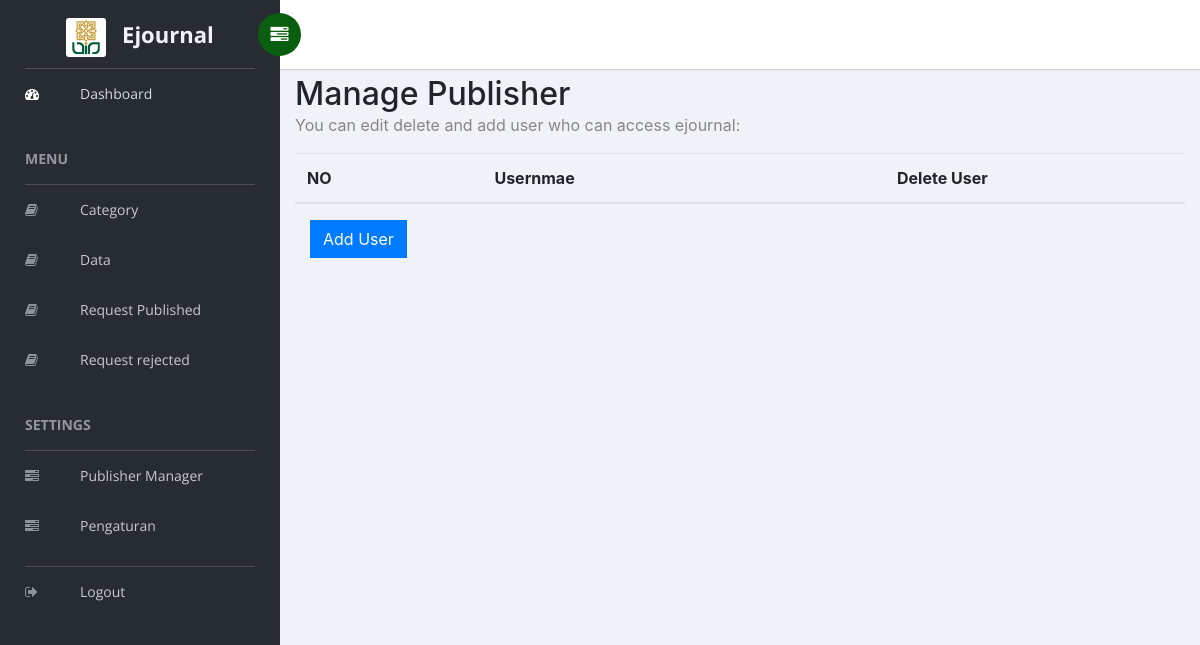
The app's page /Admin/index.php?page=Publisher_list (signed in), older data.
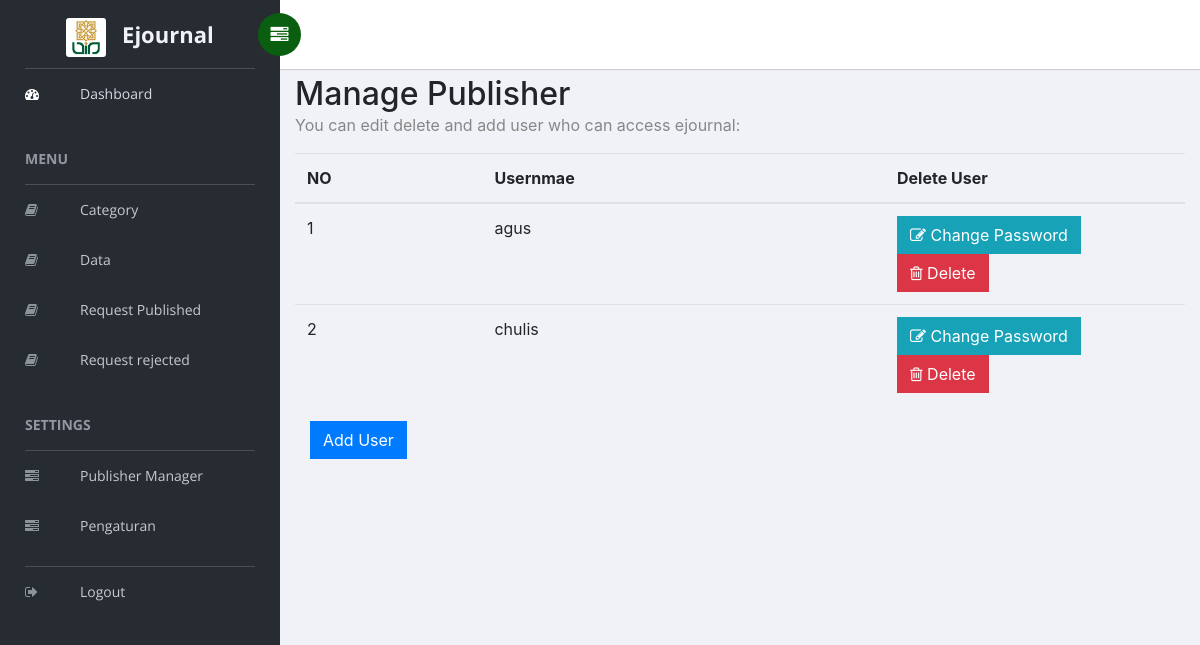
The same page, newer data.
### tables this page shows
CREATE TABLE `publisher` (
  `id_publisher` int(5) NOT NULL,
  `username` varchar(25) NOT NULL,
  `afliasi` varchar(50) NOT NULL,
  `password` varchar(50) NOT NULL
);

### Admin/Publisher_list.php (the view, shortened to what this page needs)
<div class="container">
  <h2>
Manage Publisher</h2>
  <p>You can edit delete and add user who can access ejournal:</p>
  <table class="table">
    <thead>
      <tr>
        <th>NO</th>
        <th>Usernmae</th>
        <th style="width: 300px;">Delete User</th>
      </tr>
    </thead>
    <tbody>
<?php
 $no = 1;
 include "../config/config.php";
$user_ku = mysqli_query($mysqli, "SELECT * FROM publisher ORDER BY id_publisher ASC");
    foreach ($user_ku as $key=>$ini)
        {
?>
      <tr>
        <td><?php echo $no++ ?></td>
        <td><?php echo $ini['username']; ?></td>
        <td>
      <button type="button" class="btn btn-info"  data-toggle="modal" data-target="#Modals<?php echo $ini['id_publisher'] ?>"><i class="fa fa-pencil-square-o"></i> Change Password</button>
	 <button type="button" class="btn btn-danger" data-toggle="modal" data-target="#Modal<?php echo $ini['id_publisher'] ?>"><i class="fa fa-trash-o"></i> Delete</button>
        </td>
      </tr>
<?php
}
?>
    </tbody>
  </table>
<div class="col-md-12">
<button type="button" data-toggle="modal" data-target="#Modalk" class="btn btn-primary">Add User</button>
</div>
</div>

### Admin/Header.php (shortened to what this page needs)
<!doctype html>
<head>
    <link rel="stylesheet" href="../assets/Admin/css/normalize.css">
    <link rel="stylesheet" href="../assets/Admin/css/bootstrap.min.css" rel="stylesheet" id="bootstrap-css">
    <link rel="stylesheet" href="../assets/Admin/css/bootstrap.css">
    <link rel="stylesheet" href="../assets/Admin/css/font-awesome.min.css">
    <link rel="stylesheet" href="../assets/Admin/css/themify-icons.css">
    <link rel="stylesheet" href="../assets/Admin/css/flag-icon.min.css">
    <link rel="stylesheet" href="../assets/Admin/css/cs-skin-elastic.css">
    <link rel="stylesheet" type="text/css" href="../assets/Admin/css/dropify.min.css">
    <link rel="stylesheet" href="../assets/Admin/scss/style.css">
    <link href="../assets/Admin/css/lib/vector-map/jqvmap.min.css" rel="stylesheet">
</head>
<body>
    <aside id="left-panel" class="left-panel">
        <nav class="navbar navbar-expand-sm navbar-default">
            <div class="navbar-header">
                <a class="navbar-brand" href="./"><center>
                <img src="../assets/img/uin.jpg" width="40px;" style="border-radius: 3px; margin-right: 10px;">
                <b>Ejournal</b></center></a>
            </div>
            <div id="main-menu" class="main-menu collapse navbar-collapse">
                <ul class="nav navbar-nav">
                    <li class="active">
                        <a href="?page=homeadmin"> <i class="menu-icon fa fa-dashboard"></i>Dashboard </a>
                    </li>
                    <h3 class="menu-title">Menu</h3>
                    <li class="menu-item">
                        <a href="?page=kategori" class="dropdown-toggle"> <i class="menu-icon fa fa-book"></i>Category</a>
                    </li>
                    <li class="menu-item">
                        <a href="?page=journal" class="dropdown-toggle" > <i class="menu-icon fa fa-book"></i>Data</a>
                    </li>
                      <li class="menu-item">
                        <a href="?page=Request_list" class="dropdown-toggle" > <i class="menu-icon fa fa-book"></i>Request Published</a>
                    </li>
                    <li class="menu-item">
                        <a href="?page=Request_rejected" class="dropdown-toggle" > <i class="menu-icon fa fa-book"></i>Request rejected</a>
                    </li>
                    <h3 class="menu-title">Settings</h3>
                    <li class="menu-item">
                        <a href="?page=Publisher_list" class="dropdown-toggle"> <i class="menu-icon fa fa-tasks"></i>Publisher Manager</a>
                    </li>
                    <li class="menu-item">
                        <a href="?page=Manager_user" class="dropdown-toggle"> <i class="menu-icon fa fa-tasks"></i>Pengaturan</a>
                    </li>
                    <h3 class="menu-title"></h3>
                    <li class="menu-item">
                        <a href="?page=Logout"> <i class="menu-icon fa fa-sign-out"></i>Logout</a>
                    </li>
                </ul>
            </div>
        </nav>
    </aside>
    <div id="right-panel" class="right-panel">
        <header id="header" class="header">
            <div class="header-menu">
                <div class="col-sm-7">
                    <a id="menuToggle" class="menutoggle pull-left"><i class="fa fa fa-tasks"></i></a>
                </div>
                <div class="col-sm-5">
                </div>
            </div>
        </header>

### Admin/index.php (shortened to what this page needs)
<?php
include "Header.php";
@$ambil=$_GET['page'];
switch ($ambil) {
	case 'Publisher_list':
	include 'Publisher_list.php';
			break;
}
include "Footer.php";
?>

### Admin/Footer.php (shortened to what this page needs)
</div>
</body>
</html>

### assets/Admin/scss/style.css (style rules this page uses)
body { background: #f1f2f7; display: table; font-family: 'Open Sans' sans-serif !important; font-size: 16px; width: 100%; }
div[class*="col-"] { float: left; }
p { font-size: 16px; font-family: 'Open Sans' sans-serif; font-weight: 400; line-height: 24px; color: #878787; }
a, button { text-decoration: none; outline: none !important; color: #878787; -webkit-transition: all 0.25s ease; -moz-transition: all 0.25s ease; -ms-transition: all 0.25s ease; -o-transition: all 0.25s ease; transition: all 0.25s ease; }
h1, h2, h3, h4, h5, h6 { margin: 0; }
ul, ol { padding-left: 0; }
img { max-width: 100%; }
.btn, button, input, textarea { box-shadow: none; outline: 0 !important; }
aside.left-panel { background: #272c33; display: table-cell; height: 100vh; min-height: 100%; padding: 0 25px; vertical-align: top; width: 280px; transition: width 0.3s ease; }
.navbar { background: #272c33; border-radius: 0; border: none; display: block; margin: 0; margin-bottom: 100px; padding: 0; }
.navbar .navbar-header { float: none; text-align: center; width: 100%; }
.navbar .navbar-brand { border-bottom: 1px solid #4e4e52; color: #f1f2f7 !important; font-family: 'Open Sans'; font-size: 22px; float: none; line-height: 50px; margin: 0; text-align: left; text-transform: capitalize; display: block; min-height: 69px; padding: 0; display: flex; justify-content: center; align-items: center; position: relative; }
.navbar .navbar-brand img { max-width: 160px; }
.navbar .menu-title { border-bottom: 1px solid #4e4e52; color: #9496a1; clear: both; display: block; font-family: 'Open Sans'; font-size: 14px; font-weight: 700; line-height: 50px; padding: 15px 0 0 0; text-transform: uppercase; width: 100%; }
.navbar .navbar-nav { float: none; position: relative; }
.navbar .navbar-nav li { width: 100%; }
.navbar .navbar-nav li.active .menu-icon, .navbar .navbar-nav li:hover .toggle_nav_button:before, .navbar .navbar-nav li .toggle_nav_button.nav-open:before { color: #fff !important; }
.navbar .navbar-nav li .dropdown-toggle:after { display: none; }
.navbar .navbar-nav li > a { background: none !important; color: #c8c9ce !important; display: inline-block; font-family: 'Open Sans'; font-size: 14px; line-height: 30px; padding: 10px 0; position: relative; width: 100%; }
.navbar .navbar-nav li > a .menu-icon { color: #8b939b; float: left; margin-top: 8px; width: 55px; text-align: left; z-index: 9; }
.navbar .navbar-nav > .active > a, .navbar .navbar-nav > .active > a:focus, .navbar .navbar-nav > .active > a:hover { color: #d7d9e3 !important; }
.right-panel { display: table-cell; padding-left: 0 !important; -webkit-transition: all .35s ease; -moz-transition: all .35s ease; -ms-transition: all .35s ease; -o-transition: all .35s ease; transition: all .35s ease; }
.right-panel header.header { background: #fff; box-shadow: 0px 1px 1px rgba(0, 0, 0, 0.15); clear: both; display: inline-block; padding: 15px 20px 13px 20px; width: 100%; }
.header-menu .col-sm-7 { position: inherit; }
.menutoggle { background: #095F0F; border-radius: 50%; color: #fff !important; cursor: pointer; font-size: 18px; height: 43px; line-height: 44px; margin: -2px 20px 0 -57px; text-align: center; width: 43px; }
.btn, .button { display: inline-block; font-weight: 400; text-align: center; white-space: nowrap; vertical-align: middle; transition: all .15s ease-in-out; border-radius: 0; cursor: pointer; }
.container { position: relative; }

Row changes from the older to the newer data that the page shows:
added publisher: username "agus"
added publisher: username "chulis"
